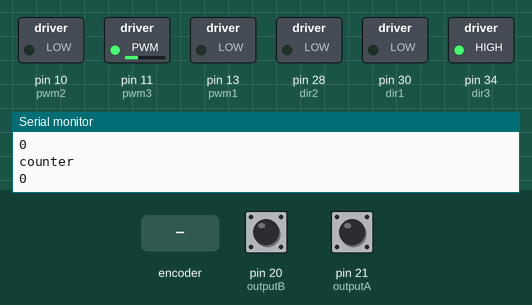
A sketch run on a simulated Arduino Mega 2560, built with avr-gcc and run on an emulated ATmega2560. Parts: switched loads named in the sketch (green lamp = pin HIGH), the last lines printed to the serial monitor. Inputs (shaded band) come from the test bench; at power-on: pin 20 (outputB) HIGH, pin 21 (outputA) HIGH. Pins used as bus, display or sensor lines are not drawn.

Above: at 1.2 s.
1.3 s: rotary encoder on pin 21 (outputA) / pin 20 (outputB) turned 3 steps (first pin leading)
At 2.8 s:
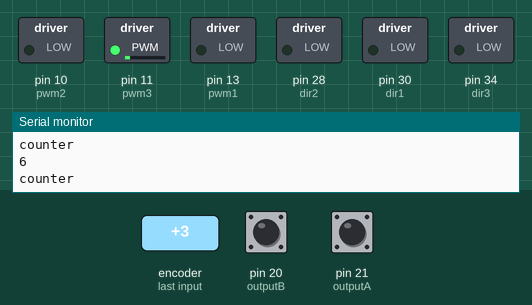
4.3 s: rotary encoder on pin 21 (outputA) / pin 20 (outputB) turned 3 steps (first pin leading)
At 4.42 s:
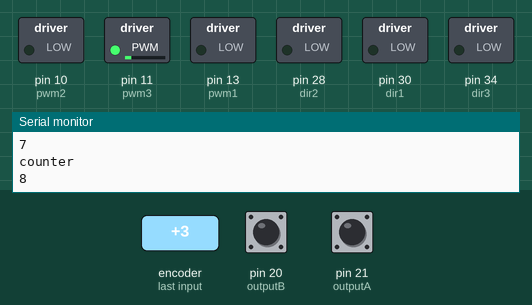
7.9 s: rotary encoder on pin 21 (outputA) / pin 20 (outputB) turned 1 step (first pin leading)
At 8.8 s:
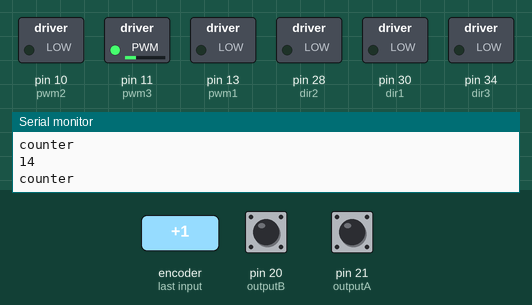
Timing chart, 0 to 10.9 s (numbered marks = the images above; inputs shaded):
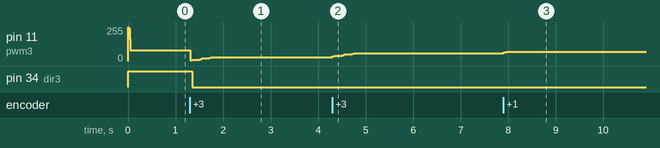

The sketch:

testing_full_2arduino_BY_VISHAL.ino
```cpp
#define outputA 21
#define outputB 20
int counter = 0;
int astate;
int alaststate;

int pwm1 = 13;         // GRIPPER
int dir1 = 30 ;

int pwm2 = 10;
int dir2 = 28;        // SPRING MOTOR

int pwm3 = 11;                   //rotator
int dir3 = 34 ;

int dcv1 = 52;
int dcv2 = 53;     //piston

int testing = 0;
int grip = 1;
int c1 = 27, c2 = 25, c3 = 23;
int a1 = 0, a2 = 0, a3 = 0;

float kp = 5, kd = 3.2;

int p = 0 , d = 0 , pid = 0, setpoint = 90;
int error, last_error;

int flag = 0;

void setup()
{
  Serial.begin(9600);

  pinMode(pwm1, OUTPUT);
  pinMode(dir1, OUTPUT);
  pinMode(pwm2, OUTPUT);
  pinMode(dir2, OUTPUT);
  pinMode(pwm3, OUTPUT);
  pinMode(dir3, OUTPUT);
  pinMode(dcv1, OUTPUT);
  pinMode(dcv2, OUTPUT);
  pinMode(c1, INPUT);
  pinMode(c2, INPUT);
  pinMode(c3, INPUT);
  pinMode(outputA, INPUT);
  pinMode(outputB, INPUT);
  attachInterrupt(digitalPinToInterrupt(outputA), value, CHANGE);

  alaststate = digitalRead(outputA);


  analogWrite(pwm1, 0);
  digitalWrite(dir1, LOW);
  analogWrite(pwm2, 0);
  digitalWrite(dir2, LOW);
  analogWrite(pwm3, 0);
  digitalWrite(dir3, LOW);

  digitalWrite(dcv1, HIGH);
  digitalWrite(dcv2, LOW);


  attachInterrupt(digitalPinToInterrupt(c1), value, CHANGE);
  attachInterrupt(digitalPinToInterrupt(c2), value, CHANGE);
  attachInterrupt(digitalPinToInterrupt(c3), value, CHANGE);

  // put your setup code here, to run once:


}


void loop()
{
  Serial.println(counter);
  Serial.println("counter");

  error = setpoint - counter;
  last_error = error;
  pid_encoder();

  stopsetpt();


  /* if (digitalRead(c1) == HIGH)
    {
     if (a1 == 0)
       Serial.println("c1 is high");

     a1 = a1 + 1;
     pick();


    }
    if (flag == 1)
    {

     if (counter > (-100))
     {
       analogWrite(pwm3, 80);
       digitalWrite(dir3, HIGH);
       Serial.println("moving down");
     }
     else if (counter <= (-100))
     {
       analogWrite(pwm3, 0);
       Serial.println("        stoppppp         ");


     }
    }
    if (flag == 2) {


     if (counter < (-120))
     {
       analogWrite(pwm3, 150);
       digitalWrite(dir3, LOW);
       Serial.println("going up");
     }
     else
     {
       analogWrite(pwm3, 0);
       delay(50);
       analogWrite(pwm3, 50);
       delay(50);
       analogWrite(pwm3, 0);
       flag = 3;
     }


    }
    if (digitalRead(c2) == HIGH)
    {

     if (a2 == 0)
     { Serial.println("c2 is high");


       a2 = a2 + 1;
       place();

     }
    }
    if (digitalRead(c3) == HIGH)
    {
     if (a3 == 0)
       Serial.println("c3 is high");
     throww();
     a3 = a3 + 1;

    }
    //else Serial.println("Firse");*/

}
void pick()
{
  digitalWrite(dcv1, HIGH);  //piston open
  digitalWrite(dcv2, LOW);
  delay(500);
  //spring extends here
  analogWrite(pwm2, 220);
  digitalWrite(dir2, HIGH);
  delay(1200);
  digitalWrite(dcv1, LOW);   //piston lock
  digitalWrite(dcv2, HIGH);
  analogWrite(pwm2, 0);
  delay(500);


  analogWrite(pwm2, 240);    //opp dir
  digitalWrite(dir2, LOW);
  delay(400);
  analogWrite(pwm2, 0);
  delay(400);


  // code for gripper ........................
  analogWrite(pwm1, 60);
  digitalWrite(dir1, HIGH );
  delay(200);//................cmnt
  analogWrite(pwm1, 0);

  flag = 1;


}
void place()
{
  // code for placing.........................
  analogWrite(pwm1, 255);
  digitalWrite(dir1, LOW);
  Serial.println("closing");
  delay(200);

  flag = 2;


}


void throww()
{

  analogWrite(pwm1, 0);
  delay(150);
  analogWrite(pwm1, 60);
  digitalWrite(dir1, HIGH );
  delay(150);//................cmnt
  analogWrite(pwm1, 0);
  analogWrite(pwm3, 100);
  digitalWrite(dir3, HIGH);
  delay(150);
  analogWrite(pwm3, 0);

  digitalWrite(dcv1, HIGH);  //piston open
  digitalWrite(dcv2, LOW);
  //delay(400);............cmnt
}
void value()
{
  astate = digitalRead(outputA);
  if (astate != alaststate)
  {
    if (digitalRead(outputB) != astate)
    {
      counter++;
    }
    else {
      counter--;
    }
    //Serial.println("position");
    //Serial.print(counter);
  }
  //Serial.println("position");
  //Serial.print(counter);

  alaststate = astate;
}

void pid_encoder()
{
  if (error > 0)
  {
    p = error * kp;
    d = last_error * kd;
    pid = (p + d);

  }
  if (error < 0)
  {
    p = (-error) * kp;
    d = abs(error - last_error) * kd;
    pid = (p + d);
  }

}

void stopsetpt()
{
  if (error > 1)
  {
    analogWrite(pwm3, pid);
    digitalWrite(dir3, HIGH);
    setpoint = setpoint - 10;
  }
  if (error < -1)
  {


    analogWrite(pwm3, pid);
    digitalWrite(dir3, LOW);
  }
  if ((error >= -1) && (error <= 1))
  {
    analogWrite(pwm3, pid);

  }
}

void place2()
{

  }
```

Measured:
- after the input at 1.3 s, pin 11 (pwm3): 82/255 → 10/255 at once, → 20/255 0.20 s later, → 30/255 0.20 s later; pin 34 (dir3): HIGH → LOW after 0.06 s
- after the input at 4.3 s, pin 11 (pwm3): 30/255 → 40/255 at once, → 50/255 0.20 s later, → 60/255 0.21 s later
- after the input at 7.9 s, pin 11 (pwm3): 60/255 → 70/255 at once
